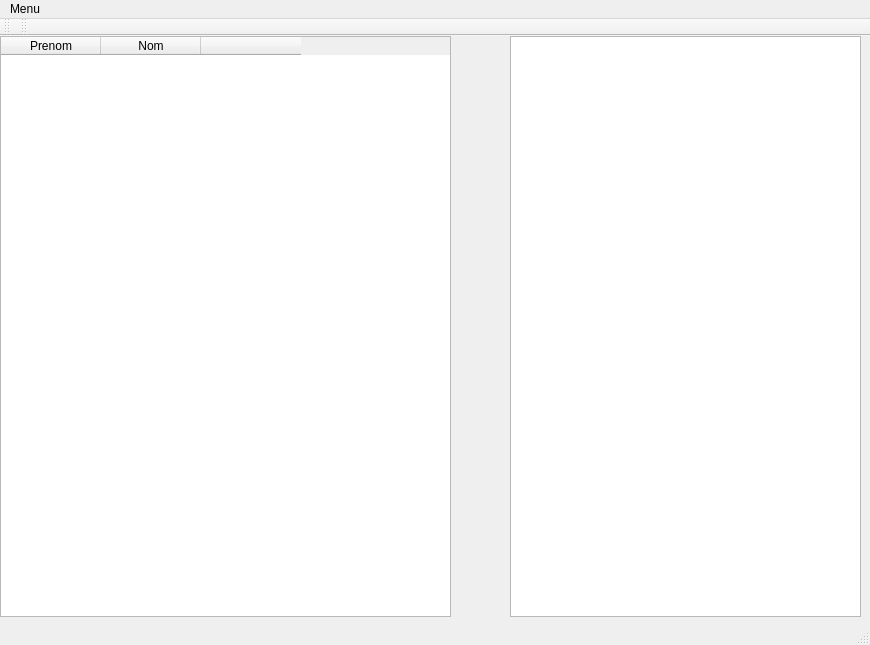
<?xml version="1.0" encoding="UTF-8"?>
<ui version="4.0">
 <class>PersonneGUI</class>
 <widget class="QMainWindow" name="PersonneGUI">
  <property name="geometry">
   <rect>
    <x>0</x>
    <y>0</y>
    <width>870</width>
    <height>645</height>
   </rect>
  </property>
  <property name="windowTitle">
   <string>PersonneGUI</string>
  </property>
  <widget class="QWidget" name="centralwidget">
   <widget class="QTextEdit" name="affichage">
    <property name="geometry">
     <rect>
      <x>510</x>
      <y>0</y>
      <width>351</width>
      <height>581</height>
     </rect>
    </property>
   </widget>
   <widget class="QTableWidget" name="tableWidget">
    <property name="geometry">
     <rect>
      <x>0</x>
      <y>0</y>
      <width>451</width>
      <height>581</height>
     </rect>
    </property>
    <column>
     <property name="text">
      <string>Prenom</string>
     </property>
    </column>
    <column>
     <property name="text">
      <string>Nom</string>
     </property>
    </column>
    <column>
     <property name="text">
      <string/>
     </property>
    </column>
   </widget>
  </widget>
  <widget class="QMenuBar" name="menubar">
   <property name="geometry">
    <rect>
     <x>0</x>
     <y>0</y>
     <width>870</width>
     <height>22</height>
    </rect>
   </property>
   <widget class="QMenu" name="menuMenu">
    <property name="title">
     <string>Menu</string>
    </property>
    <widget class="QMenu" name="menuAjouter_Personne">
     <property name="title">
      <string>Ajouter Personne</string>
     </property>
     <addaction name="actionCandidat"/>
     <addaction name="actionElecteur"/>
    </widget>
    <addaction name="menuAjouter_Personne"/>
    <addaction name="actionDesinscrire"/>
    <addaction name="actionQUITTER"/>
   </widget>
   <addaction name="menuMenu"/>
  </widget>
  <widget class="QStatusBar" name="statusbar"/>
  <widget class="QToolBar" name="toolBar">
   <property name="windowTitle">
    <string>toolBar</string>
   </property>
   <attribute name="toolBarArea">
    <enum>TopToolBarArea</enum>
   </attribute>
   <attribute name="toolBarBreak">
    <bool>false</bool>
   </attribute>
  </widget>
  <widget class="QToolBar" name="toolBar_2">
   <property name="windowTitle">
    <string>toolBar_2</string>
   </property>
   <attribute name="toolBarArea">
    <enum>TopToolBarArea</enum>
   </attribute>
   <attribute name="toolBarBreak">
    <bool>false</bool>
   </attribute>
  </widget>
  <action name="actionCandidat">
   <property name="text">
    <string>Candidat</string>
   </property>
  </action>
  <action name="actionElecteur">
   <property name="text">
    <string>Electeur</string>
   </property>
  </action>
  <action name="actionQUITTER">
   <property name="text">
    <string>Quitter</string>
   </property>
  </action>
  <action name="actionDesinscrire">
   <property name="text">
    <string>Supprimer Personne</string>
   </property>
  </action>
 </widget>
 <resources/>
 <connections>
  <connection>
   <sender>actionQUITTER</sender>
   <signal>triggered()</signal>
   <receiver>PersonneGUI</receiver>
   <slot>close()</slot>
   <hints>
    <hint type="sourcelabel">
     <x>-1</x>
     <y>-1</y>
    </hint>
    <hint type="destinationlabel">
     <x>399</x>
     <y>299</y>
    </hint>
   </hints>
  </connection>
  <connection>
   <sender>actionCandidat</sender>
   <signal>triggered()</signal>
   <receiver>PersonneGUI</receiver>
   <slot>dialogCandidat()</slot>
   <hints>
    <hint type="sourcelabel">
     <x>-1</x>
     <y>-1</y>
    </hint>
    <hint type="destinationlabel">
     <x>399</x>
     <y>299</y>
    </hint>
   </hints>
  </connection>
  <connection>
   <sender>actionElecteur</sender>
   <signal>triggered()</signal>
   <receiver>PersonneGUI</receiver>
   <slot>dialogElecteur()</slot>
   <hints>
    <hint type="sourcelabel">
     <x>-1</x>
     <y>-1</y>
    </hint>
    <hint type="destinationlabel">
     <x>434</x>
     <y>322</y>
    </hint>
   </hints>
  </connection>
  <connection>
   <sender>actionDesinscrire</sender>
   <signal>triggered()</signal>
   <receiver>PersonneGUI</receiver>
   <slot>dialogSupp()</slot>
   <hints>
    <hint type="sourcelabel">
     <x>-1</x>
     <y>-1</y>
    </hint>
    <hint type="destinationlabel">
     <x>434</x>
     <y>322</y>
    </hint>
   </hints>
  </connection>
  <connection>
   <sender>tableWidget</sender>
   <signal>cellDoubleClicked(int,int)</signal>
   <receiver>PersonneGUI</receiver>
   <slot>selectionLigneTable()</slot>
   <hints>
    <hint type="sourcelabel">
     <x>225</x>
     <y>325</y>
    </hint>
    <hint type="destinationlabel">
     <x>434</x>
     <y>322</y>
    </hint>
   </hints>
  </connection>
 </connections>
 <slots>
  <slot>dialogCandidat()</slot>
  <slot>dialogElecteur()</slot>
  <slot>dialogSupp()</slot>
  <slot>selectionLigneTable()</slot>
 </slots>
</ui>
